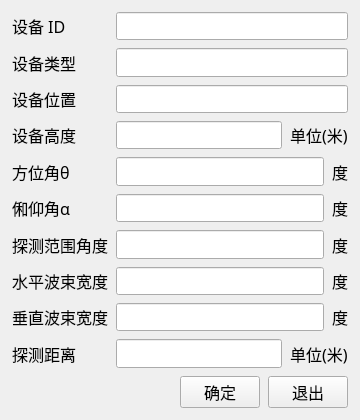
<?xml version="1.0" encoding="UTF-8"?>
<ui version="4.0">
 <class>Form</class>
 <widget class="QWidget" name="Form">
  <property name="geometry"><rect><x>0</x><y>0</y><width>360</width><height>420</height></rect></property>
  <property name="minimumSize"><size><width>280</width><height>360</height></size></property>
  <property name="font"><font><family>宋体</family><pointsize>12</pointsize></font></property>
  <property name="windowTitle"><string>探测设备</string></property>
  <layout class="QVBoxLayout" name="mainLayout"><property name="spacing"><number>8</number></property><property name="leftMargin"><number>12</number></property><property name="topMargin"><number>12</number></property><property name="rightMargin"><number>12</number></property><property name="bottomMargin"><number>12</number></property><item><layout class="QFormLayout" name="formLayout"><property name="horizontalSpacing"><number>8</number></property><property name="verticalSpacing"><number>8</number></property><item row="0" column="0"><widget class="QLabel" name="label_9"><property name="text"><string>设备 ID</string></property></widget></item><item row="0" column="1"><widget class="QLineEdit" name="textEdit_1"></widget></item><item row="1" column="0"><widget class="QLabel" name="label_8"><property name="text"><string>设备类型</string></property></widget></item><item row="1" column="1"><widget class="QLineEdit" name="textEdit_2"><property name="readOnly"><bool>true</bool></property></widget></item><item row="2" column="0"><widget class="QLabel" name="label_2"><property name="text"><string>设备位置</string></property></widget></item><item row="2" column="1"><widget class="QLineEdit" name="textEdit_4"><property name="readOnly"><bool>true</bool></property></widget></item><item row="3" column="0"><widget class="QLabel" name="label"><property name="text"><string>设备高度</string></property></widget></item><item row="3" column="1"><layout class="QHBoxLayout"><item><widget class="QLineEdit" name="textEdit_3"></widget></item><item><widget class="QLabel" name="label_7"><property name="text"><string>单位(米)</string></property></widget></item></layout></item><item row="4" column="0"><widget class="QLabel" name="label_10"><property name="text"><string>方位角θ</string></property></widget></item><item row="4" column="1"><layout class="QHBoxLayout"><item><widget class="QLineEdit" name="textEdit_7"></widget></item><item><widget class="QLabel" name="label_14"><property name="text"><string>度</string></property></widget></item></layout></item><item row="5" column="0"><widget class="QLabel" name="label_11"><property name="text"><string>俰仰角α</string></property></widget></item><item row="5" column="1"><layout class="QHBoxLayout"><item><widget class="QLineEdit" name="textEdit_8"></widget></item><item><widget class="QLabel" name="label_15"><property name="text"><string>度</string></property></widget></item></layout></item><item row="6" column="0"><widget class="QLabel" name="label_4"><property name="text"><string>探测范围角度</string></property></widget></item><item row="6" column="1"><layout class="QHBoxLayout"><item><widget class="QLineEdit" name="textEdit_6"></widget></item><item><widget class="QLabel" name="label_19"><property name="text"><string>度</string></property></widget></item></layout></item><item row="7" column="0"><widget class="QLabel" name="label_12"><property name="text"><string>水平波束宽度</string></property></widget></item><item row="7" column="1"><layout class="QHBoxLayout"><item><widget class="QLineEdit" name="textEdit_9"></widget></item><item><widget class="QLabel" name="label_16"><property name="text"><string>度</string></property></widget></item></layout></item><item row="8" column="0"><widget class="QLabel" name="label_13"><property name="text"><string>垂直波束宽度</string></property></widget></item><item row="8" column="1"><layout class="QHBoxLayout"><item><widget class="QLineEdit" name="textEdit_10"></widget></item><item><widget class="QLabel" name="label_17"><property name="text"><string>度</string></property></widget></item></layout></item><item row="9" column="0"><widget class="QLabel" name="label_5"><property name="text"><string>探测距离</string></property></widget></item><item row="9" column="1"><layout class="QHBoxLayout"><item><widget class="QLineEdit" name="textEdit_11"></widget></item><item><widget class="QLabel" name="label_6"><property name="text"><string>单位(米)</string></property></widget></item></layout></item></layout></item><item><spacer><property name="orientation"><enum>Qt::Vertical</enum></property><property name="sizeHint" stdset="0"><size><width>0</width><height>8</height></size></property></spacer></item><item><layout class="QHBoxLayout" name="buttonRow"><property name="spacing"><number>8</number></property><item><spacer><property name="orientation"><enum>Qt::Horizontal</enum></property><property name="sizeHint" stdset="0"><size><width>40</width><height>20</height></size></property></spacer></item><item><widget class="QPushButton" name="pushButton_2"><property name="text"><string>确定</string></property></widget></item><item><widget class="QPushButton" name="pushButton_3"><property name="text"><string>退出</string></property></widget></item></layout></item></layout>
 </widget>
 <resources/>
 <connections></connections>
</ui>
